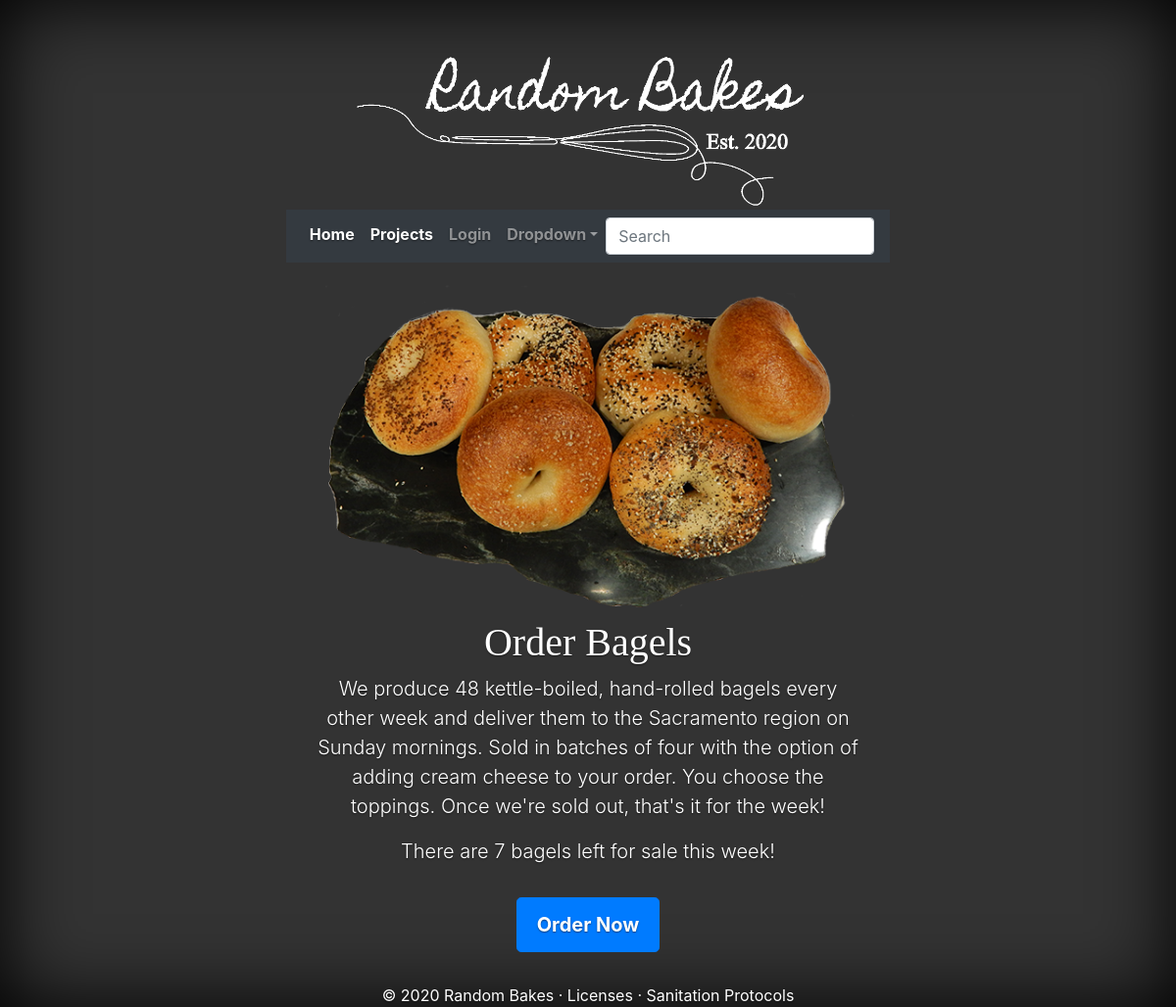
The page / on the database its author committed.
### MainPage/models.py (models this page shows, shortened)
class highlight(models.Model):
    title = models.CharField(max_length = 35, unique = True)
    story = models.CharField(max_length = 300)
    photo = models.CharField(max_length = 264)
    photo2 = models.ImageField(upload_to='highlight_images', default = '/media/photo-placeholder-icon.jpg')
    photo_alt = models.CharField(max_length = 25)
    button = models.CharField(max_length = 18)
    button_link = models.CharField(max_length = 264)

### MainPage/views.py (the view)
# urls.py: url(r'^$', views.index, name='index'),
def index(request):
    cover_content2 = highlight.objects.filter(title = "Order Bagels")[0]
    cover_content ={'CoverTitle': cover_content2.title,
           'CoverText': cover_content2.story,
           'CoverPhoto': cover_content2,
           'CoverAltText': cover_content2.photo_alt,
           'CoverButton': cover_content2.button,
           'CoverButtonLink': cover_content2.button_link
           }
    return render(request,'MainApp/index.html', context = cover_content)

### MainPage/templatetags/py_functions.py (called while the page is built)
@register.filter(name = 'chk_invt')
def chk_invt(value):
    return (7)

### templates/MainApp/index.html (shortened to what this page needs)
<!doctype html>
{% extends "MainApp/base.html" %}
{% block body_block %}
{% load static %}
{% load py_functions %}
<div class="cover-container">
  <main role="main" class="inner cover">
    <img src=  "{{CoverPhoto.photo2.url}}"  class = "img-fluid" alt="{{ CoverAltText }}">
    <h1 class="cover-heading">{{ CoverTitle }}</h1>
    <p class="lead">{{ CoverText }}</p>
    <p class = "lead">There are {{ CoverTitle|chk_invt}} bagels left for sale this week!
    <p class="lead">
      <a class="btn btn-lg btn-primary lightbox-202426957335055" style="margin-top: 16px" >{{CoverButton}}</a>
    </p>
  </main>
</div>
{% endblock %}

### templates/MainApp/base.html (shortened to what this page needs)
<!doctype html>
{% load static %}
<html lang="en">
  <head>
    <link rel="stylesheet" href="https://stackpath.bootstrapcdn.com/bootstrap/4.5.2/css/bootstrap.min.css">
    <link href="{% static "/assets/dist/css/bootstrap.min.css" %}" rel="stylesheet">
    <link href="{% static "/css/cover.css" %}" rel="stylesheet">
</head>
  <body class="text-center" >
    <div class="cover-container d-flex w-100 h-100 p-3 mx-auto flex-column">
  <header class="masthead mb-auto">
      <nav class="nav nav-masthead justify-content-center">
<a href="{% url 'index' %}"><img src="{% static "/media/Random_Bakes_white.png" %}" class = "navbar-brand d-flex w-75 h-auto p-1 mx-auto flex-column" alt="Logo"></a>
    <nav class="navbar navbar-expand-md navbar-dark bg-dark">
  <div class="collapse navbar-collapse" id="navbarsExample04">
    <ul class="navbar-nav mr-auto">
      <li class="nav-item active">
        <a class="nav-link" href="{% url 'index' %}">Home <span class="sr-only">(current)</span></a>
      </li>
      <li class="nav-item active">
        <a class="nav-link" href="{% url 'Baking:projects' %}">Projects<span class="sr-only">(current)</span></a>
      </li>
      {% if user.is_authenticated %}
      <li class="nav-item">
        <a class="nav-link" href="{% url 'logout' %}">Logout</a>
      </li>
      {% else %}
      <li class="nav-item">
      <a class="nav-link" href="{% url 'user_login' %}">Login</a>
    </li>
      {% endif %}
      <li class="nav-item dropdown">
        <a class="nav-link dropdown-toggle" href="#" id="dropdown04" data-toggle="dropdown" aria-haspopup="true" aria-expanded="false">Dropdown</a>
      </li>
    </ul>
    <form class="form-inline my-2 my-md-0">
      <input class="form-control" type="text" placeholder="Search">
    </form>
  </div>
</nav>
  </header>
<div class="cover-container d-flex w-100 h-100 p-3 mx-auto flex-column">
{% block body_block %}
{% endblock %}
</div>
  <footer class="footer d-flex ">
      <div class="container ">
          &copy; 2020 Random Bakes &middot;
          <a  href="{% url 'Baking:license' %}">Licenses</a> &middot; <a  href="{% url 'Baking:sanitation' %}">Sanitation Protocols</a>
      </div>
  </footer>
</body>
</html>

### static/css/cover.css (style rules this page uses)
a, a:focus, a:hover { color: #fff; }
html, body { height: 100%; background-color: #333; }
body { display: -ms-flexbox; display: flex; color: #fff; text-shadow: 0 .05rem .1rem rgba(0, 0, 0, .5); box-shadow: inset 0 0 5rem rgba(0, 0, 0, 1); }
.cover-container { max-width: 42em; }
.masthead { margin-bottom: 2rem; }
.cover-heading { font-family: 'Homemade Apple', cursive; }
.nav-masthead .nav-link { padding: .25rem; font-weight: 700; color: rgba(255, 255, 255, .5); background-color: transparent; border-bottom: .25rem solid transparent; }
.nav-masthead .active { color: #fff; border-bottom-color: #fff; }
@media (min-width: 48em) { .nav-masthead { float: right; } }
.cover { padding: 0 1.5rem; }

### rows shown on the page
highlight: photo2 (picture), title "Order Bagels", story "We produce 48 kettle-boiled, hand-rolled bagels every other week and deliver them to the Sacramento region on Sunday mornings. Sold in batches of four with the option of adding cream cheese to your order. You choose the toppings. Once we're sold out, that's it for the week!", title "7", button "Order Now"
